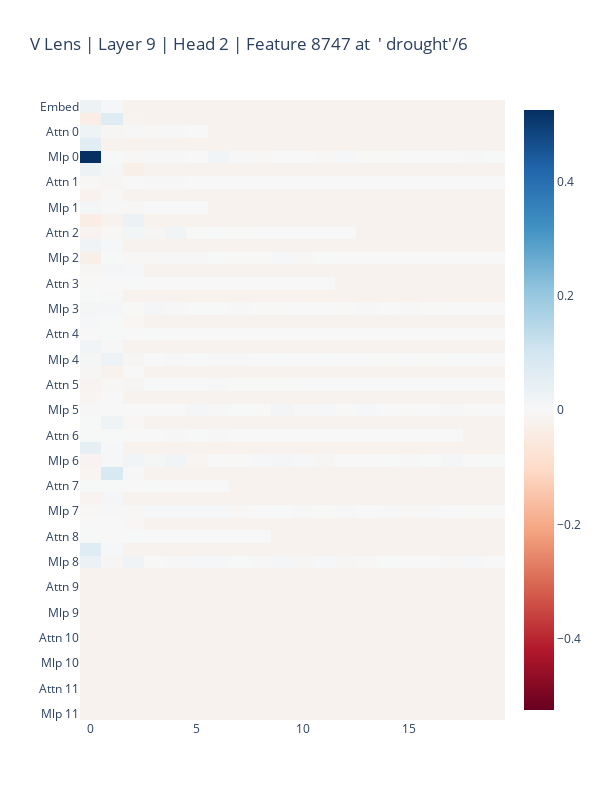

The notebook cell this image was saved under:
### Code cell
q = uu[0]('v')

b = q[2]()

### Figure 1 — Plotly figure (JSON) as saved in the notebook; plotly's stock layout.template omitted (floating-point values rounded to 4 significant figures; data arrays with more than 128 entries replaced by an {"elided": "..."} marker saying what was removed)
{"data": [{"coloraxis": "coloraxis", "hovertemplate": "x: %{x}<br>y: %{y}<br>color: %{z}<extra></extra>", "name": "0", "type": "heatmap", "xaxis": "x", "y": ["Embed", "Attn 0 Error/Bias", "Attn 0", "Mlp 0 Error/Bias", "Mlp 0", "Attn 1 Error/Bias", "Attn 1", "Mlp 1 Error/Bias", "Mlp 1", "Attn 2 Error/Bias", "Attn 2", "Mlp 2 Error/Bias", "Mlp 2", "Attn 3 Error/Bias", "Attn 3", "Mlp 3 Error/Bias", "Mlp 3", "Attn 4 Error/Bias", "Attn 4", "Mlp 4 Error/Bias", "Mlp 4", "Attn 5 Error/Bias", "Attn 5", "Mlp 5 Error/Bias", "Mlp 5", "Attn 6 Error/Bias", "Attn 6", "Mlp 6 Error/Bias", "Mlp 6", "Attn 7 Error/Bias", "Attn 7", "Mlp 7 Error/Bias", "Mlp 7", "Attn 8 Error/Bias", "Attn 8", "Mlp 8 Error/Bias", "Mlp 8", "Attn 9 Error/Bias", "Attn 9", "Mlp 9 Error/Bias", "Mlp 9", "Attn 10 Error/Bias", "Attn 10", "Mlp 10 Error/Bias", "Mlp 10", "Attn 11 Error/Bias", "Attn 11", "Mlp 11 Error/Bias", "Mlp 11"], "yaxis": "y", "z": {"elided": "49x20 float values"}}], "layout": {"coloraxis": {"cmid": 0, "colorscale": [[0, "rgb(103,0,31)"], [0.1, "rgb(178,24,43)"], [0.2, "rgb(214,96,77)"], [0.3, "rgb(244,165,130)"], [0.4, "rgb(253,219,199)"], [0.5, "rgb(247,247,247)"], [0.6, "rgb(209,229,240)"], [0.7, "rgb(146,197,222)"], [0.8, "rgb(67,147,195)"], [0.9, "rgb(33,102,172)"], [1, "rgb(5,48,97)"]]}, "height": 800, "title": {"text": "V Lens | Layer 9 | Head 2 | Feature 8747 at  ' drought'/6"}, "width": 600, "xaxis": {"anchor": "y", "constrain": "domain", "domain": [0, 1], "scaleanchor": "y"}, "yaxis": {"anchor": "x", "autorange": "reversed", "constrain": "domain", "domain": [0, 1]}}}
